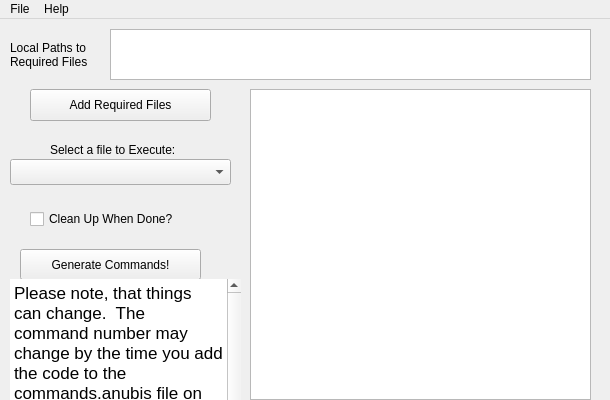
<?xml version="1.0" encoding="UTF-8"?>
<ui version="4.0">
 <class>interface</class>
 <widget class="QMainWindow" name="interface">
  <property name="geometry">
   <rect>
    <x>0</x>
    <y>0</y>
    <width>610</width>
    <height>400</height>
   </rect>
  </property>
  <property name="minimumSize">
   <size>
    <width>610</width>
    <height>400</height>
   </size>
  </property>
  <property name="maximumSize">
   <size>
    <width>610</width>
    <height>400</height>
   </size>
  </property>
  <property name="windowTitle">
   <string>ANUBIS Interface</string>
  </property>
  <property name="windowIcon">
   <iconset resource="resources.qrc">
    <normaloff>:/img/ANUBIS.ico</normaloff>:/img/ANUBIS.ico</iconset>
  </property>
  <widget class="QWidget" name="centralWidget">
   <widget class="QLabel" name="labelFilePaths">
    <property name="geometry">
     <rect>
      <x>10</x>
      <y>10</y>
      <width>91</width>
      <height>51</height>
     </rect>
    </property>
    <property name="text">
     <string>Local Paths to
Required Files</string>
    </property>
   </widget>
   <widget class="QPushButton" name="addRequiredFiles">
    <property name="geometry">
     <rect>
      <x>30</x>
      <y>70</y>
      <width>181</width>
      <height>32</height>
     </rect>
    </property>
    <property name="text">
     <string>Add Required Files</string>
    </property>
   </widget>
   <widget class="QCheckBox" name="cleanUpWhenDoneBox">
    <property name="geometry">
     <rect>
      <x>30</x>
      <y>190</y>
      <width>171</width>
      <height>20</height>
     </rect>
    </property>
    <property name="text">
     <string>Clean Up When Done?</string>
    </property>
   </widget>
   <widget class="QPushButton" name="generateCommandsButton">
    <property name="geometry">
     <rect>
      <x>20</x>
      <y>230</y>
      <width>181</width>
      <height>31</height>
     </rect>
    </property>
    <property name="text">
     <string>Generate Commands!</string>
    </property>
   </widget>
   <widget class="QTextBrowser" name="commandsFile">
    <property name="enabled">
     <bool>true</bool>
    </property>
    <property name="geometry">
     <rect>
      <x>250</x>
      <y>70</y>
      <width>341</width>
      <height>311</height>
     </rect>
    </property>
   </widget>
   <widget class="QTextBrowser" name="filePaths">
    <property name="geometry">
     <rect>
      <x>110</x>
      <y>10</y>
      <width>481</width>
      <height>51</height>
     </rect>
    </property>
   </widget>
   <widget class="QLabel" name="fileToExecuteLabel">
    <property name="geometry">
     <rect>
      <x>50</x>
      <y>120</y>
      <width>151</width>
      <height>21</height>
     </rect>
    </property>
    <property name="text">
     <string>Select a file to Execute:</string>
    </property>
   </widget>
   <widget class="QComboBox" name="executeFileList">
    <property name="geometry">
     <rect>
      <x>10</x>
      <y>140</y>
      <width>221</width>
      <height>26</height>
     </rect>
    </property>
   </widget>
   <widget class="QTextBrowser" name="textBrowser">
    <property name="geometry">
     <rect>
      <x>10</x>
      <y>260</y>
      <width>231</width>
      <height>161</height>
     </rect>
    </property>
    <property name="styleSheet">
     <string notr="true">.QTextBrowser {
border:none;
background-image: url(:/img/alpha.png);
}</string>
    </property>
    <property name="html">
     <string>&lt;!DOCTYPE HTML PUBLIC &quot;-//W3C//DTD HTML 4.0//EN&quot; &quot;http://www.w3.org/TR/REC-html40/strict.dtd&quot;&gt;
&lt;html&gt;&lt;head&gt;&lt;meta name=&quot;qrichtext&quot; content=&quot;1&quot; /&gt;&lt;style type=&quot;text/css&quot;&gt;
p, li { white-space: pre-wrap; }
&lt;/style&gt;&lt;/head&gt;&lt;body style=&quot; font-family:'Lucida Grande'; font-size:13pt; font-weight:400; font-style:normal;&quot;&gt;
&lt;p style=&quot; margin-top:0px; margin-bottom:0px; margin-left:0px; margin-right:0px; -qt-block-indent:0; text-indent:0px;&quot;&gt;Please note, that things can change.  The command number may change by the time you add the code to the commands.anubis file on the web server.&lt;/p&gt;
&lt;p style=&quot;-qt-paragraph-type:empty; margin-top:0px; margin-bottom:0px; margin-left:0px; margin-right:0px; -qt-block-indent:0; text-indent:0px; font-size:10pt;&quot;&gt;&lt;/p&gt;
&lt;p style=&quot; margin-top:0px; margin-bottom:0px; margin-left:0px; margin-right:0px; -qt-block-indent:0; text-indent:0px;&quot;&gt;UPLOAD FILES FIRST!!&lt;/p&gt;&lt;/body&gt;&lt;/html&gt;</string>
    </property>
   </widget>
  </widget>
  <widget class="QMenuBar" name="menuBar">
   <property name="geometry">
    <rect>
     <x>0</x>
     <y>0</y>
     <width>610</width>
     <height>22</height>
    </rect>
   </property>
   <property name="contextMenuPolicy">
    <enum>Qt::ActionsContextMenu</enum>
   </property>
   <property name="acceptDrops">
    <bool>false</bool>
   </property>
   <property name="defaultUp">
    <bool>false</bool>
   </property>
   <property name="nativeMenuBar">
    <bool>true</bool>
   </property>
   <widget class="QMenu" name="menuFile">
    <property name="title">
     <string>File</string>
    </property>
    <addaction name="actionEdit_Data"/>
   </widget>
   <widget class="QMenu" name="menuHelp">
    <property name="title">
     <string>Help</string>
    </property>
    <widget class="QMenu" name="helpMenuOption">
     <property name="contextMenuPolicy">
      <enum>Qt::ActionsContextMenu</enum>
     </property>
     <property name="acceptDrops">
      <bool>false</bool>
     </property>
     <property name="tearOffEnabled">
      <bool>true</bool>
     </property>
     <property name="title">
      <string>About</string>
     </property>
     <addaction name="actionAbout_ANUBIS"/>
     <addaction name="actionAbout_ANUBIS_Interface"/>
     <addaction name="actionAbout_The_Technetronics_Group"/>
    </widget>
    <addaction name="helpMenuOption"/>
    <addaction name="actionLicense"/>
    <addaction name="actionTutorials"/>
   </widget>
   <addaction name="menuFile"/>
   <addaction name="menuHelp"/>
  </widget>
  <action name="actionEdit_Data">
   <property name="checkable">
    <bool>false</bool>
   </property>
   <property name="text">
    <string>Edit Data</string>
   </property>
  </action>
  <action name="actionTutorials">
   <property name="checkable">
    <bool>false</bool>
   </property>
   <property name="text">
    <string>Tutorials</string>
   </property>
   <property name="autoRepeat">
    <bool>false</bool>
   </property>
   <property name="menuRole">
    <enum>QAction::TextHeuristicRole</enum>
   </property>
   <property name="priority">
    <enum>QAction::NormalPriority</enum>
   </property>
  </action>
  <action name="actionAbout_ANUBIS">
   <property name="checkable">
    <bool>false</bool>
   </property>
   <property name="text">
    <string>About ANUBIS</string>
   </property>
   <property name="menuRole">
    <enum>QAction::TextHeuristicRole</enum>
   </property>
  </action>
  <action name="actionAbout_ANUBIS_Interface">
   <property name="checkable">
    <bool>false</bool>
   </property>
   <property name="text">
    <string>About ANUBIS Interface</string>
   </property>
  </action>
  <action name="actionAbout_The_Technetronics_Group">
   <property name="checkable">
    <bool>false</bool>
   </property>
   <property name="text">
    <string>About The Technetronics Group</string>
   </property>
   <property name="priority">
    <enum>QAction::HighPriority</enum>
   </property>
  </action>
  <action name="actionTyl">
   <property name="text">
    <string>tyl</string>
   </property>
  </action>
  <action name="actionLicense">
   <property name="text">
    <string>License</string>
   </property>
  </action>
 </widget>
 <layoutdefault spacing="6" margin="11"/>
 <resources>
  <include location="resources.qrc"/>
 </resources>
 <connections/>
</ui>
